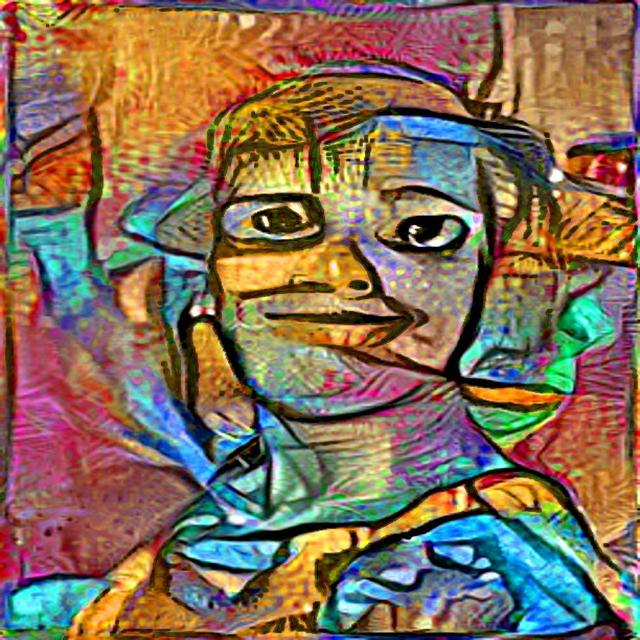
#> input picture images/xxxout_687.png, 640 x 640 px
$ jupyter execute --allow-errors TitleandSigntitlenpost.py152695701516152695701516.ipynb   (shell and % lines are left out)   (Python 2 division)   (older library calls are emulated)
#> lines starting #> are read from the running program, lines starting #| are printed output that depends on the picture
#> (a cell that did not finish here is left out)

[cell 2]
from PIL import Image, ImageChops, ImageDraw, ImageFont, ImageFilter
im = Image.open('images/xxxout_687.png')
#> im is the input picture: PIL image 640x640 RGB; mean R, G, B 131.3, 109.1, 87.9
im

# Look in the JupyterNotebook-Twitter for details to post to twitter

[cell 3]
import random
from random import randint
import time
import markovify
import os
import sys
from PIL import Image, ImageChops, ImageDraw, ImageFont, ImageFilter

filename0 = "images/xxxout_687.png"

# [6 lines left out: function generate_the_word, not called in this run]

def draw_blurred_back(img, position, text, font, col, halo_col):
#> called with position = (15, 4), text = 'A Couple DeepDreams', col = (255, 255, 230), halo_col = (0, 0, 0)
    halo = Image.new('RGBA', img.size, (0, 0, 0, 0))
#> halo: PIL image 640x640 RGBA; every value is 0
    ImageDraw.Draw(halo).text(position, text, font = font, fill = halo_col)
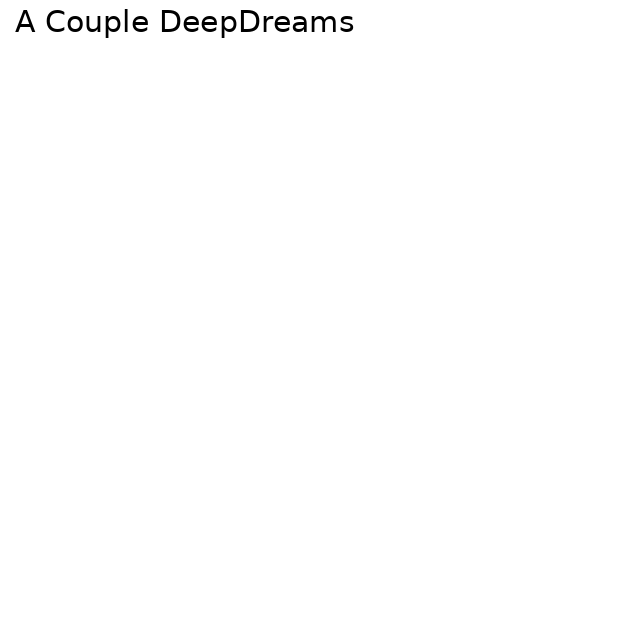
#> halo: PIL image 640x640 RGBA; mean R, G, B, A 0, 0, 0, 1.4; transparent parts drawn white
    blurred_halo = halo.filter(ImageFilter.BLUR)
    ImageDraw.Draw(blurred_halo).text(position, text, font = font, fill = col)
    return Image.composite(img, blurred_halo, ImageChops.invert(blurred_halo))

if __name__ == '__main__':
    inp = Image.open(filename0)
    inp = inp.resize((640,640), Image.ANTIALIAS)
    font = ImageFont.truetype("/home/jack/.fonts/Exo-Black.ttf", 30)
    text_title = (255, 255,230) # bright green
    blur_title = (0, 0, 0)   # black
    #textin = (generate_the_word("wordcloud.txt"))
    i2 = draw_blurred_back(inp, (15, 4), "A Couple DeepDreams", font, text_title, blur_title)
    font0 = ImageFont.truetype("/home/jack/.fonts/Exo-Black.ttf", 20)
    i2 = draw_blurred_back(i2, (15, 40), "8conv3fc_DSN-CaffeModel", font0, text_title, blur_title)
#> call 2 of draw_blurred_back, with position = (15, 40), text = '8conv3fc_DSN-CaffeModel', col = (255, 255, 230), halo_col = (0, 0, 0)
#> in draw_blurred_back (call 2), `return Image.composite(img, blurred_halo, ImageChops.invert(blurred_ha..`:
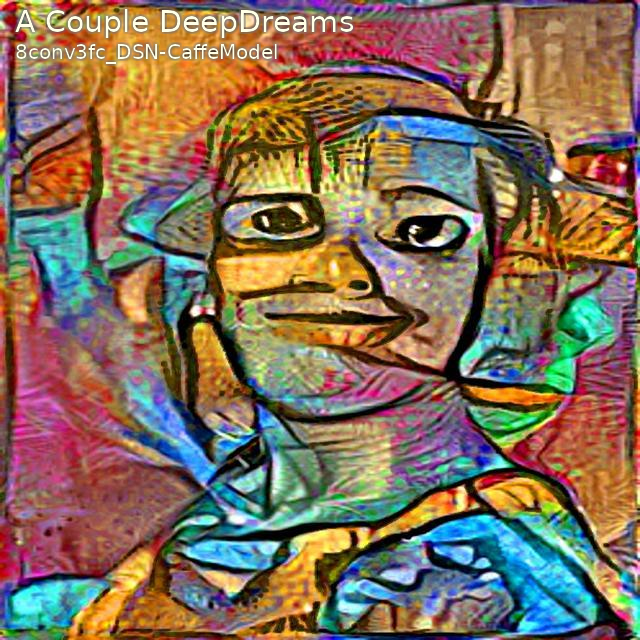
#> returned value: PIL image 640x640 RGBA; mean R, G, B, A 130.7, 109.4, 89, 254.1; transparent parts drawn white
    i2 = draw_blurred_back(i2, (15, 60), "pool4", font0, text_title, blur_title)

    #txt = Image.new('RGBA', i.size, (255,255,255,0))

    # get a font
    fnt = ImageFont.truetype("/home/jack/.fonts/Exo-Black.ttf", 20)
    # get a drawing context
    signature_ = "@jacklnorthrup"
    #get length in pixel of signature_
    sizeS,ln = fnt.getsize(signature_)
    #add 15 pixels to right border
    pt = sizeS+25
    width, height = inp.size
#> width = 640; height = 640
    #marginx starting point of signature_
    marginx = pt
    #bottom margin
    marginy = 30
    x = width - marginx
#> x = 462
    y = height - marginy
#> y = 610


    text_sig = (255, 255,230) # bright green
    blur_sig = (0, 0, 0)   # black
    txt=draw_blurred_back(i2,(x,y), signature_, fnt, text_sig, blur_sig)
    out = Image.alpha_composite(i2, txt)
    out.save("images/TEMP_POST.png")

PATH = "images/TEMP_POST.png"
#photo = open('/home/jack/Desktop/deep-dream-generator/notebooks/images/'+file_list[rnd]+'.jpg','rb')
image = Image.open(PATH)
image

# Pick a random file from a directory of images

[cell 4]
import os
import random
from PIL import Image
PATH = "images"
def get_picture_list(PATH):
#> called with PATH = 'images'
    abs_path = os.path.join(os.getcwd(),PATH)
    print 'abs_path =', abs_path
    dir_files = os.listdir(abs_path)
    FILE = random.choice(dir_files)
    files = "".join(PATH+"/"+FILE)
    return files

PATH = "images"
get_picture_list(PATH)

[cell 5]
import os
import random
from PIL import Image
PATH = "images"
def get_picture_list(PATH):
#> called with PATH = 'images'
    abs_path = os.path.join(os.getcwd(),PATH)
    print 'abs_path =', abs_path
    dir_files = os.listdir(abs_path)
    for file in dir_files:
        #dir_file = file.endswith("*.png")
        #FILE = random.choice(dir_file)
        #files = "".join(PATH+"/"+FILE)
        return file

PATH = "images"
get_picture_list(PATH)

#> (a cell that did not finish here is left out)

#> (a cell that did not finish here is left out)

# Post Text Only

[cell 8]
def pil_image():
    ''' A View that Returns a PNG Image generated using PIL'''

    from PIL import Image, ImageDraw

    size = (100,50)             # size of the image to create
    im = Image.new('RGB', size) # create the image
#> im: PIL image 100x50 RGB; every value is 0
    draw = ImageDraw.Draw(im)   # create a drawing object that is
                                # used to draw on the new image
    red = (255,0,0)    # color of our text
    text_pos = (10,10) # top-left position of our text
    text = "Hello World!" # text to draw
    # Now, we'll do the drawing:
    draw.text(text_pos, text, fill=red)

    del draw # I'm done drawing so I don't need this anymore

    # We need an HttpResponse object with the correct mimetype
    response = HttpResponse(mimetype="image/png")
    # now, we tell the image to save as a PNG to the
    # provided file-like object
    im.save("test.png", 'PNG')

    return im # and we're done!

#> (the rest of this cell did not finish here and is left out)

[cell 9]
def pil_image():
    ''' A View that Returns a PNG Image generated using PIL'''

    from PIL import Image, ImageDraw

    size = (100,50)             # size of the image to create
    im = Image.new('RGB', size) # create the image
    draw = ImageDraw.Draw(im)   # create a drawing object that is
                                # used to draw on the new image
    red = (255,0,0)    # color of our text
    text_pos = (10,10) # top-left position of our text
    text = "Hello World!" # text to draw
    # Now, we'll do the drawing:
    draw.text(text_pos, text, fill=red)

    del draw # I'm done drawing so I don't need this anymore

    # We need an HttpResponse object with the correct mimetype
    #response = HttpResponse(mimetype="image/png")
    # now, we tell the image to save as a PNG to the
    # provided file-like object
    im.save("test.png", 'PNG')
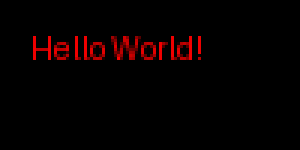
#> saved as test.png: PIL image 100x50 RGB (shown 3 times larger); mean R, G, B 7, 0, 0

    return im # and we're done!

pil_image()

[cell 10]
#%%writefile saltpost.py
#ONE TIME MANUAL POSTS
#!/home/jack/anaconda2/python
import random
from random import randint
import time
import markovify
import os
import sys
sys.path.insert(1, "/home/jack/anaconda2/envs/py27/lib/python2.7/site-packages")
import twython
from twython import Twython
from PIL import Image, ImageChops, ImageDraw, ImageFont, ImageFilter
import Key
def generate_the_word(infile):
        with open(infile) as f:
#> (reads text/wordcloud.txt from the repository)
            contents_of_file = f.read()
        lines = contents_of_file.splitlines()
        line_number = random.randrange(0, len(lines))
        return lines[line_number]

def draw_text_with_halo(img, position, text, font, col, halo_col):
#> called with position = (15, 8), text = 'SaltMan', col = (255, 255, 230), halo_col = (0, 0, 0)
    halo = Image.new('RGBA', img.size, (0, 0, 0, 0))
    ImageDraw.Draw(halo).text(position, text, font = font, fill = halo_col)
    blurred_halo = halo.filter(ImageFilter.BLUR)
    ImageDraw.Draw(blurred_halo).text(position, text, font = font, fill = col)
    return Image.composite(img, blurred_halo, ImageChops.invert(blurred_halo))

def rndcolor():
    r = randint(50,255)
    g = randint(50,255)
    b = randint(50,255)
    rndcolor = (r,g,b)
    return rndcolor
def get_random_line(file_name):
    total_bytes = os.stat(file_name).st_size
    random_point = random.randint(0, total_bytes)
    file = open(file_name)
    file.seek(random_point)
    file.readline() # skip this line to clear the partial line
    return file.readline()


#> (the rest of this cell did not finish here and is left out)

# POST IMAGE AND STATUS

[cell 11]
import random
from random import randint
import time
import markovify
import os
import sys
sys.path.insert(1, "/home/jack/anaconda2/envs/py27/lib/python2.7/site-packages")
import twython
from twython import Twython
from PIL import Image, ImageChops, ImageDraw, ImageFont, ImageFilter
import Key
#> (the rest of this cell did not finish here and is left out)

[cell 12]
import genim
path="junk/"
genim.RanFile(path)
#> (this line was passed over: genim is not available in this run)
